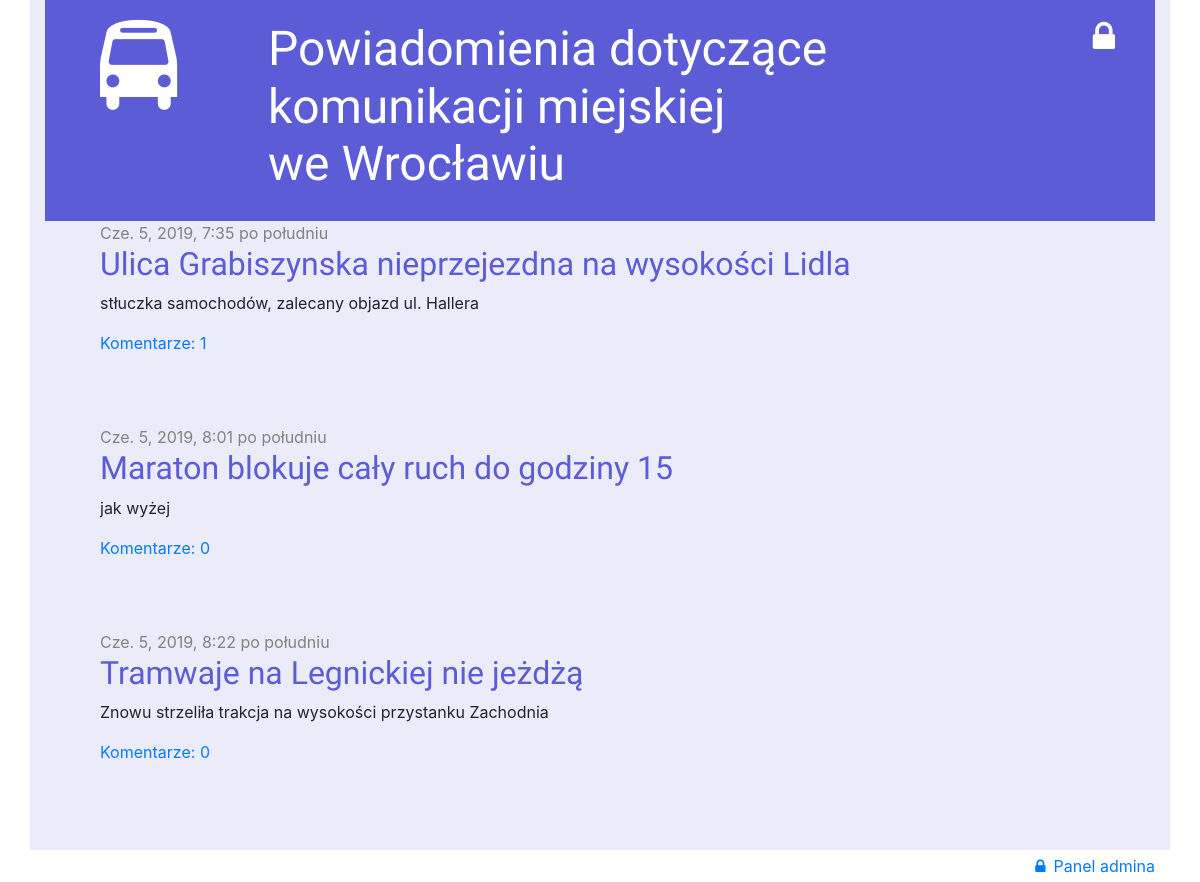
The page / on the database its author committed.
### informant/models.py (models this page shows, shortened)
class Post(models.Model):
    author = models.ForeignKey('auth.User', on_delete=models.CASCADE)
    title = models.CharField(max_length=200)
    text = models.TextField()
    created_date = models.DateTimeField(
            default=timezone.now)
    published_date = models.DateTimeField(
            blank=True, null=True)

### informant/views.py (the view)
# urls.py: path('', views.post_list, name='post_list'),
def post_list(request):
    posts = Post.objects.filter(published_date__lte=timezone.now()).order_by('published_date')
    return render(request, 'informant/post_list.html', {'posts': posts})

### informant/templates/informant/post_list.html
{% extends 'informant/base.html' %}
{% block content %}
    {% for post in posts %}
        <div class="post">
            <div class="date">
                {{ post.published_date }}
            </div>
            <h2><a href="{% url 'post_detail' pk=post.pk %}">{{ post.title }}</a></h2>
            <p>{{ post.text|linebreaksbr }}</p>
            <a href="{% url 'post_detail' pk=post.pk %}">Komentarze: {{ post.comments.count }}</a>
        </div>
    {% endfor %}
{% endblock %}

### informant/static/css/informant.css (style rules this page uses)
h1 a, h2 a { color: #5c5cd6; font-family: 'Righteous'; }
h1, h2, h3, h4 { font-family: 'Righteous', cursive; }
.date { color: #828282; }
.post { margin-bottom: 70px; }

### rows shown on the page
Post: published_date "Cze. 5, 2019, 7:35 po południu", title "Ulica Grabiszynska nieprzejezdna na wysokości Lidla", text "stłuczka samochodów, zalecany objazd ul. Hallera", comments.count "1"
Post: published_date "Cze. 5, 2019, 8:01 po południu", title "Maraton blokuje cały ruch do godziny 15", text "jak wyżej", comments.count "0"
Post: published_date "Cze. 5, 2019, 8:22 po południu", title "Tramwaje na Legnickiej nie jeżdżą", text "Znowu strzeliła trakcja na wysokości przystanku Zachodnia", comments.count "0"
